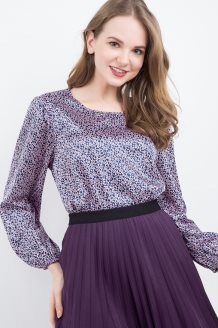
#> input picture blouse.jpg, 218 x 328 px
$ python -i detect_skin.py   (imports and definitions only)
#> lines starting #> are read from the running program, lines starting #| are printed output that depends on the picture; after the words box and inside, x2 and y2 are one past the last pixel; in counts of white or black regions, pixels touching at a corner belong together
import cv2
import numpy as np
from PIL import Image


def process_image(img, face_pos):
  if len(face_pos) == 0:
    # print('No face found!')
    return None, None
  mask = np.zeros((img.shape[0], img.shape[1]), dtype=np.uint8) #create mask with the same size as image, but only one channel. Mask is initialized with zeros
  cv2.grabCut(img, mask, tuple(face_pos[0]), np.zeros((1,65), dtype=np.float64), np.zeros((1,65), dtype=np.float64), 1, cv2.GC_INIT_WITH_RECT) #use grabcut algorithm to find mask of face. See grabcut description for more details (it's quite complicated algorithm)
  mask = np.where((mask==1) + (mask==3), 255, 0).astype('uint8') #set all pixels == 1 or == 3 to 255, other pixels set to 0
  img_masked = cv2.bitwise_and(img, img, mask=mask) #create masked image - just to show the result of grabcut
  #show images
  # cv2.imshow(title, mask)
  # cv2.imshow(title+' masked', img_masked)

  img_hsv = cv2.cvtColor(img, cv2.COLOR_BGR2HSV) #convert image to hsv
  channels = [0,1]
  channels_ranges = [180, 256]
  channels_values = [0, 180, 0, 256]
  histogram = cv2.calcHist([img_hsv], channels, mask, channels_ranges, channels_values) #calculate histogram of H and S channels
  histogram = cv2.normalize(histogram, None, 0, 255, cv2.NORM_MINMAX) #normalize histogram

  dst = cv2.calcBackProject([img_hsv], channels, histogram, channels_values, 1) # calculate back project (find all pixels with color similar to color of face)
  # cv2.imshow(title + ' calcBackProject raw result', dst)

  ret, thresholded = cv2.threshold(dst, 25, 255, cv2.THRESH_BINARY) #threshold result of previous step (remove noise etc)
  # cv2.imshow(title + ' thresholded', thresholded)

  # cv2.waitKey(5000)
  #put partial results into one final image

  # row1 = np.hstack((img, cv2.cvtColor(mask, cv2.COLOR_GRAY2BGR), img_masked))
  row2 = np.hstack((img_hsv, cv2.cvtColor(dst, cv2.COLOR_GRAY2BGR), cv2.cvtColor(thresholded, cv2.COLOR_GRAY2BGR)))
  # return np.vstack((row1, row2))
  return cv2.cvtColor(mask, cv2.COLOR_GRAY2BGR), cv2.cvtColor(thresholded, cv2.COLOR_GRAY2BGR)

def detect_sleeves(imagePath):
#> called with imagePath = 'blouse.jpg'
  haar_cascade = cv2.CascadeClassifier('haarcascade_frontalface_default.xml') #change it to path to face cascade - it's inside opencv folder

  img = cv2.imread(imagePath)
#> img is the input picture: shape (328, 218, 3); mean B, G, R 161, 149.1, 162.1
  face_pos = haar_cascade.detectMultiScale(img, 1.3, 5, cv2.CASCADE_FIND_BIGGEST_OBJECT)
#> face_pos = [[92, 23, 63, 63]]
  if len(face_pos) == 0: #if haar cascade failed to find any face, try again with different (more accurate, but slower) settings
      face_pos = haar_cascade.detectMultiScale(img, 1.1, 3, cv2.CASCADE_FIND_BIGGEST_OBJECT)
  face_only, result = process_image(img, face_pos)
#> in process_image, `img_masked = cv2.bitwise_and(img, img, mask=mask)`:
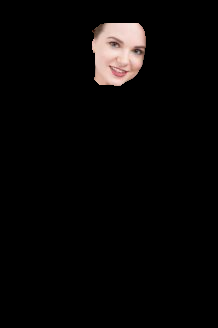
#> img_masked: shape (328, 218, 3); mean B, G, R 6.8, 7.2, 8.7
#> in process_image, `img_hsv = cv2.cvtColor(img, cv2.COLOR_BGR2HSV)`: img_hsv: shape (328, 218, 3); mean H, S, V 108.3, 50.6, 168.2
#> in process_image, `histogram = cv2.calcHist([img_hsv], channels, mask, channels_ranges, c..`:
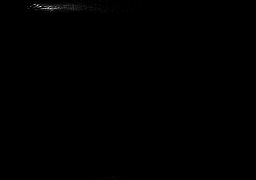
#> histogram: shape (180, 256) float32; min 0, max 48, mean 0.1; drawn with min black and max white
#> in process_image, `dst = cv2.calcBackProject([img_hsv], channels, histogram, channels_val..`:
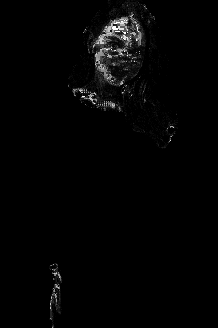
#> dst: shape (328, 218); min 0, max 255, mean 4
#> in process_image, `ret, thresholded = cv2.threshold(dst, 25, 255, cv2.THRESH_BINARY)`:
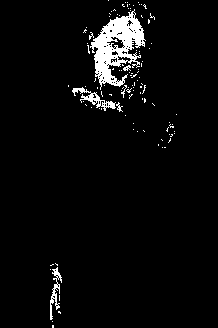
#> thresholded: shape (328, 218); 4.1% white; 107 white regions (101 under 20 px), largest, box (x1, y1, x2, y2) and area: (90, 9, 146, 90) 2055, (72, 87, 116, 111) 290, (50, 267, 62, 320) 216, (123, 65, 131, 71) 28, (116, 102, 123, 112) 28, (121, 85, 127, 98) 22
#> in process_image, `row2 = np.hstack((img_hsv, cv2.cvtColor(dst, cv2.COLOR_GRAY2BGR), cv2...`: row2: shape (328, 654, 3); mean H, S, V 40.9, 21.7, 60.9
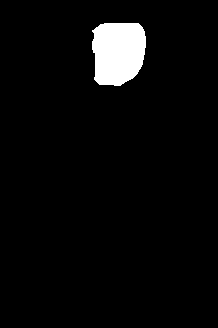
#> face_only: shape (328, 218, 3); 4.1% white; 1 white region, box (x1, y1, x2, y2) and area: (92, 23, 146, 86) 2896
  if len(face_pos)!= 0:
    # cv2.imwrite('result_' + path, result) #save the result
    # cv2.imwrite('face_only_' + path, face_only)
    size_skin = np.count_nonzero(result)
#> size_skin = 8805
    size_face = np.count_nonzero(face_only)
#> size_face = 8688
    if round(size_skin/size_face,2) > 1.8 :
      return 'Short sleeves'
    else :
      return 'Long sleeves'
  else :
    return 'Undetermined'

>>> result = detect_sleeves('blouse.jpg')

$ run again, on pull.jpg
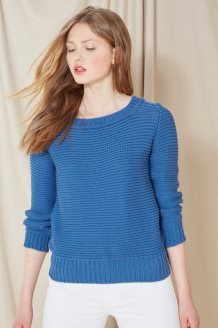
#> input picture pull.jpg, 218 x 328 px
#> in detect_sleeves, img is the input picture: shape (328, 218, 3); mean B, G, R 166.4, 158, 153.4
#> face_pos = [[57, 30, 53, 53]]
#> img_hsv: shape (328, 218, 3); mean H, S, V 53.9, 88.2, 188.9
#> in process_image, `ret, thresholded = cv2.threshold(dst, 25, 255, cv2.THRESH_BINARY)`:
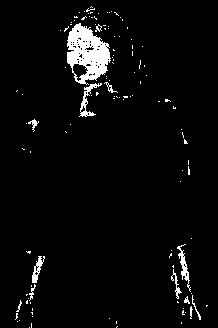
#> thresholded: shape (328, 218); 3.9% white; 117 white regions (104 under 20 px), largest, box (x1, y1, x2, y2) and area: (67, 23, 111, 85) 1604, (79, 83, 102, 117) 208, (177, 244, 191, 292) 188
#> row2: shape (328, 654, 3); mean H, S, V 22.6, 34.1, 67.6
#> in detect_sleeves, `face_only, result = process_image(img, face_pos)`:
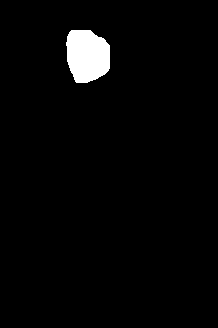
#> face_only: shape (328, 218, 3); 2.7% white; 1 white region, box (x1, y1, x2, y2) and area: (66, 30, 110, 83) 1904
#> size_skin = 8436
#> size_face = 5712
